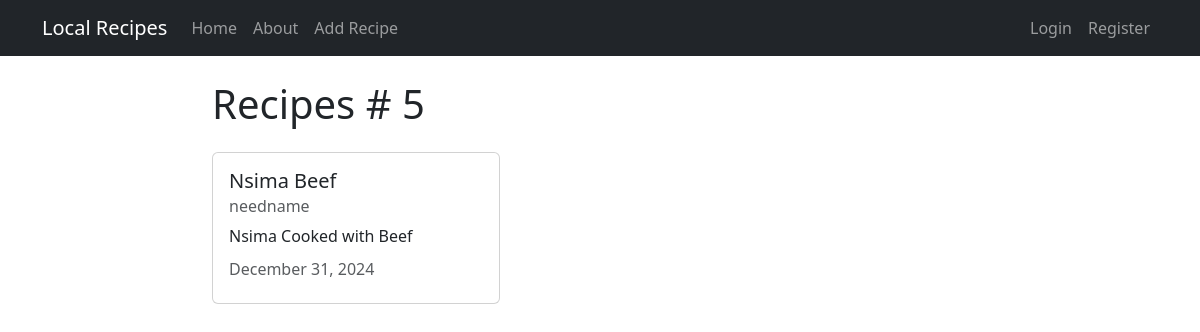
The page /recipe/5/ on the database its author committed.
### recipes/models.py (models this page shows, shortened)
class Recipe(models.Model):
    title = models.CharField(max_length=100)
    description = models.TextField()
    author = models.ForeignKey(User, on_delete=models.CASCADE)
    created_at = models.DateTimeField(auto_now_add=True)
    update_at = models.DateTimeField(auto_now=True)
    class Recipe(models.Model):
        title = models.CharField(max_length=200)
        description = models.TextField()
        author = models.ForeignKey(User, on_delete=models.CASCADE)
        update_at = models.DateTimeField(auto_now=True)

### recipes/views.py (the view)
# urls.py: path('recipe/<int:pk>/', views.RecipeDetailView.as_view(), name='recipes-detail'),
class RecipeDetailView(DetailView):
    model = models.Recipe

### recipes/templates/recipes/recipe_detail.html (shortened to what this page needs)
{% extends 'recipes/base.html' %} {% block content %}
<h1>Recipes # {{ object.id }}</h1>
<div class="card my-4" style="width: 18rem">
  <div class="card-body">
    <h5 class="card-title">{{ object.title }}</h5>
    <h6 class="card-subtitle mb-2 text-body-secondary">{{ object.author }}</h6>
    <p class="card-text">{{ object.description }}</p>
    <h6 class="card-subtitle mb-2 text-body-secondary">
      {{ object.update_at|date:"F d, Y" }}
    </h6>
  </div>
</div>
 {% endblock content %}

### rows shown on the page
Recipe: id "5", title "Nsima Beef", author "needname", description "Nsima Cooked with Beef", update_at "December 31, 2024"
